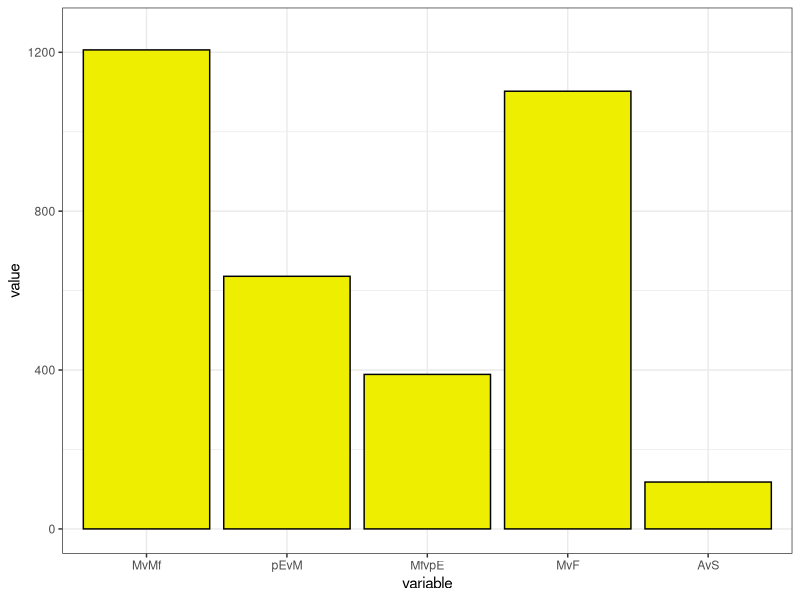
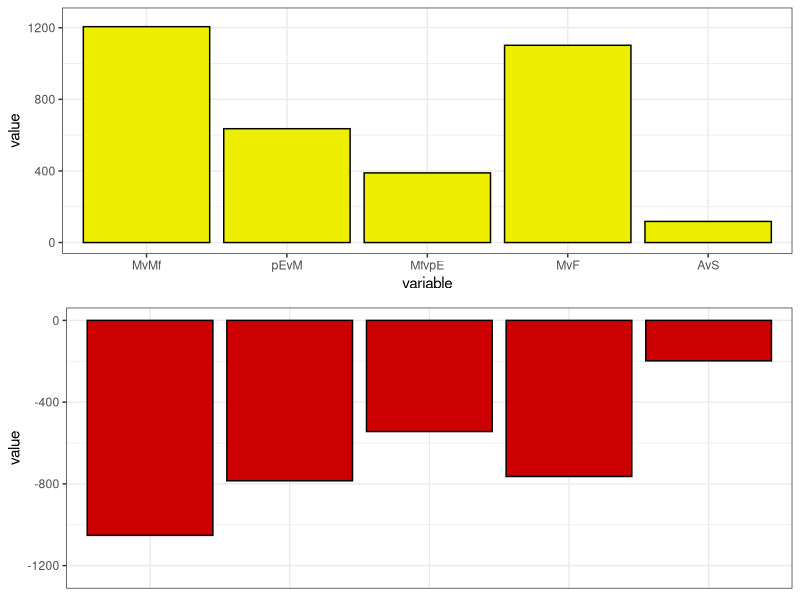

Generate these figures, in order, with R:

multiplot <- function(..., plotlist=NULL, file, cols=1, layout=NULL) {
  library(grid)

  # Make a list from the ... arguments and plotlist
  plots <- c(list(...), plotlist)

  numPlots = length(plots)

  # If layout is NULL, then use 'cols' to determine layout
  if (is.null(layout)) {
    # Make the panel
    # ncol: Number of columns of plots
    # nrow: Number of rows needed, calculated from # of cols
    layout <- matrix(seq(1, cols * ceiling(numPlots/cols)),
                    ncol = cols, nrow = ceiling(numPlots/cols))
  }

 if (numPlots==1) {
    print(plots[[1]])

  } else {
    # Set up the page
    grid.newpage()
    pushViewport(viewport(layout = grid.layout(nrow(layout), ncol(layout))))

    # Make each plot, in the correct location
    for (i in 1:numPlots) {
      # Get the i,j matrix positions of the regions that contain this subplot
      matchidx <- as.data.frame(which(layout == i, arr.ind = TRUE))

      print(plots[[i]], vp = viewport(layout.pos.row = matchidx$row,
                                      layout.pos.col = matchidx$col))
    }
  }
}

library(ggplot2)

library(reshape2)

setwd("/home/rtraborn/Daphnia/Daphnia_CAGE_Data/R_analysis/expression_analysis/")

de_results <- read.table(file="D_pulex_de_consensus_promoters.txt",header=TRUE)

head(de_results)

de_table <- array(NA,c(2,5))

colnames(de_table) <- colnames(de_results)

rownames(de_table) <- c("upregulated","downregulated")

head(de_table)

MvMF_up <- length(which(de_results$MvMf > 0))

MvMF_down <- length(which(de_results$MvMf < 0))

pEvM_up <- length(which(de_results$pEvM > 0))

pEvM_down <- length(which(de_results$pEvM < 0))

MfvpE_up <- length(which(de_results$MfvpE > 0))

MfvpE_down <- length(which(de_results$MfvpE < 0))

MvF_up <- length(which(de_results$MvF > 0))

MvF_down <- length(which(de_results$MvF < 0))

AvS_up <- length(which(de_results$AvS > 0))

AvS_down <- length(which(de_results$AvS < 0))

de_table[1,] <- c(MvMF_up,pEvM_up,MfvpE_up,MvF_up,AvS_up)

de_table[2,] <- c(-MvMF_down,-pEvM_down,-MfvpE_down,-MvF_down,-AvS_down)

de_table <- as.data.frame(de_table)

de_table$de <- c("upregulated","downregulated")

head(de_table)

de_table_m <- melt(de_table)

head(de_table_m)

p <- ggplot(subset(de_table_m,de=="upregulated"), aes(y=value,x=variable)) + geom_bar(stat="identity",colour="black",fill="yellow2") + theme_bw() + scale_y_continuous(limits = c(0,1250))

p

p2 <- ggplot(subset(de_table_m,de=="downregulated"), aes(y=value,x=variable)) + geom_bar(stat="identity",colour="black",fill="red3") + scale_y_continuous(limits = c(-1250,0))

p2 <- p2 + theme_bw() + theme(axis.title.x= element_blank(), axis.ticks.x = element_blank(),axis.text.x = element_blank())  

png(filename = "de_genes_by_comparison.png",width=7,height=7,units="in",res=300)

multiplot(p, p2, cols=1)

dev.off()

getwd()
